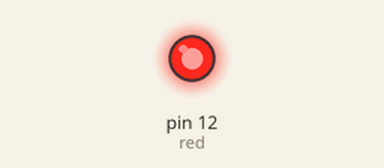
Simulated run of this sketch. Board: Arduino Uno, built with avr-gcc and run on an emulated ATmega328P. Parts: output pins drawn as LEDs (lit = HIGH).

Above: at 0.1 s.
At 2.1 s:
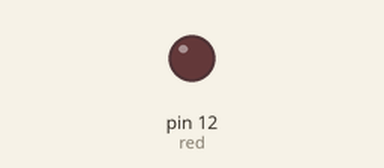
Timing chart, 0 to 3.6 s (numbered marks = the images above):
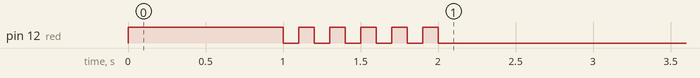

The sketch:

05_practic_2.ino
```cpp
int red = 12;
void setup() {
  // put your setup code here, to run once:
  pinMode(red, OUTPUT);
  digitalWrite(red, HIGH);
  delay(1000);
  digitalWrite(red, LOW);
  delay(100);
  digitalWrite(red, HIGH);
  delay(100);

  digitalWrite(red, LOW);
  delay(100);
  digitalWrite(red, HIGH);
  delay(100);

  digitalWrite(red, LOW);
  delay(100);
  digitalWrite(red, HIGH);
  delay(100);

  digitalWrite(red, LOW);
  delay(100);
  digitalWrite(red, HIGH);
  delay(100);

  digitalWrite(red, LOW);
  delay(100);
  digitalWrite(red, HIGH);
  delay(100);
  digitalWrite(red, LOW);
}


void loop() {

}
```
